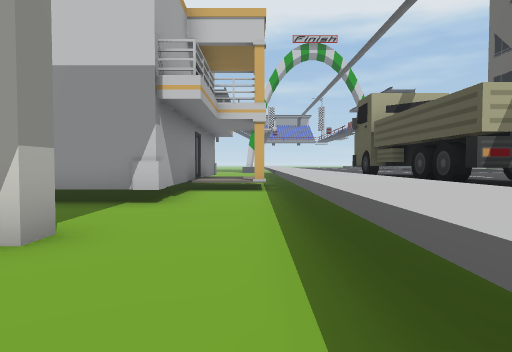
View 1 (above)

12 first-person views from a walk through a scene from a Unity 3-D project. The camera is 1.4 m above the floor, tilts 2° down and sees 75° across. The floor is counted in squares, 2 m on a side. Each view is taken from the middle of a square. On the plan, view 1 faces up. The plan holds only what a view shows up to about 10 squares ahead; the rest is blank. The place goes on beyond the plan. The player character is not drawn. Some animated figures are left out.

View 2
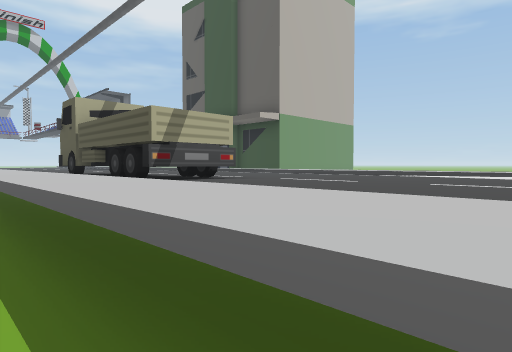

View 3
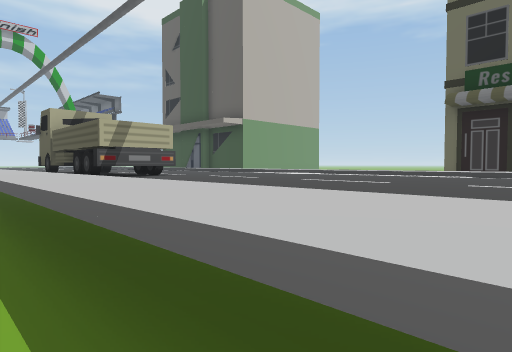

View 4
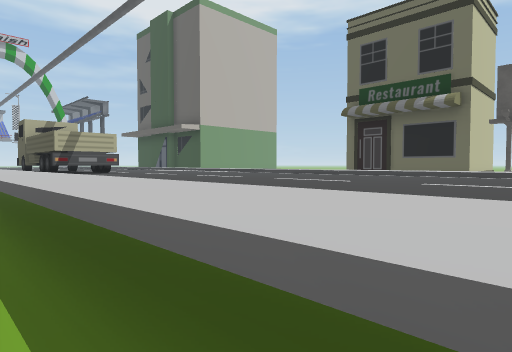

View 5
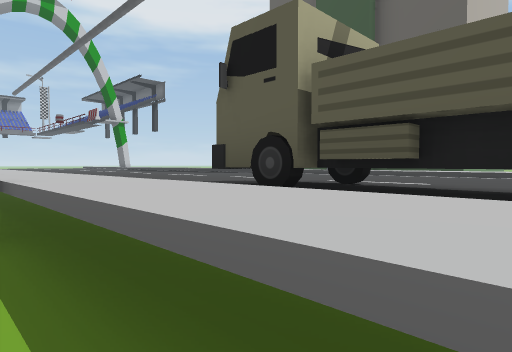

View 6
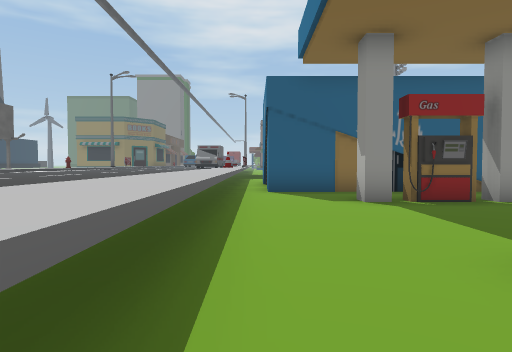

View 7
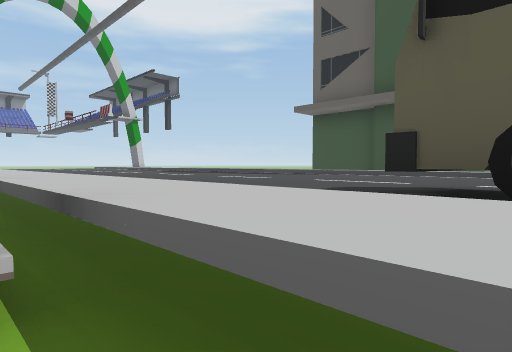

View 8
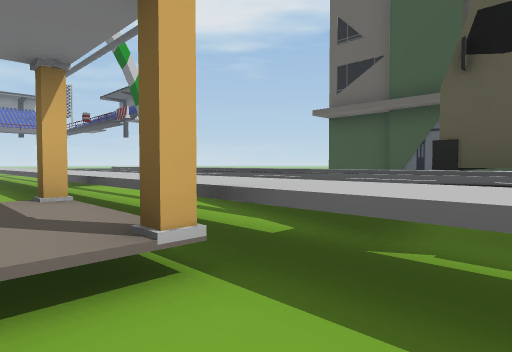

View 9
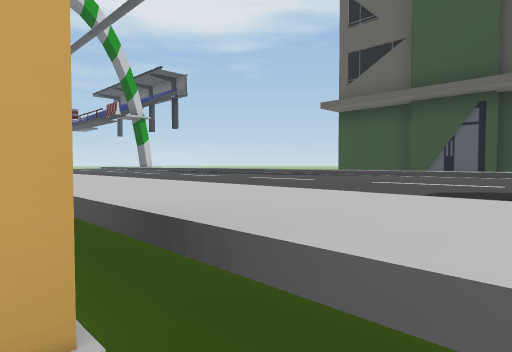

View 10
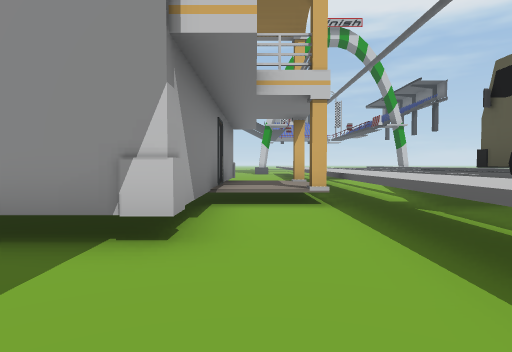

View 11
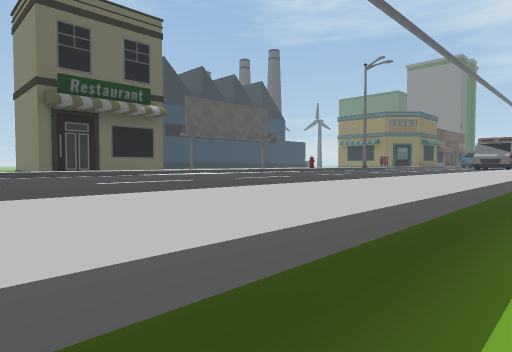

View 12
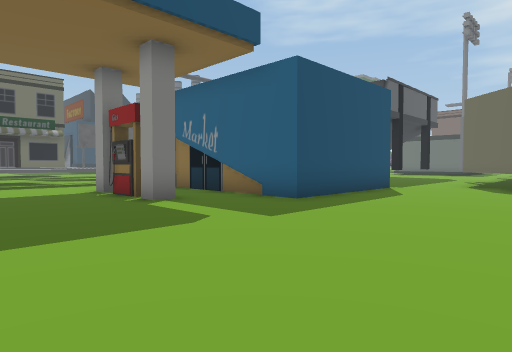

### Floor plan
Key: @ floor where view 1 was taken; # wall or solid block; x gap in a wall; . floor; ^ raised ledge; T truck; B building; O other object.
Columns run from 11 left of view 1 to 12 right of it. Each row starts with its distance up from view 1.
 10          #^^^^^^^^^^BB
  9          #^.^^^^^^^^ B
  8          #..^TTT^^^^ BBB
  7          #..^TTT^^^^
  6        ###..^TT^^^^^
  5         ....^TTT^^^
  4         ....^TT#^^^
  3         #...^^T^^^^^
  2 .....   ....^^^^^^^^
  1 ............^^^^^^^^
  0 ...........@^^O^^^^^  BB
 -1 ......#xx...^^O^^^^^ B
 -2 ............^^O^^^^^ B
 -3  ...........^^^^^^^^ BBB
 -4  ....######.^^^^^^^^ B
 -5  ....#     .^^^^^^^^
 -6  ....#     .^^^^^
 -7  ....#      ^ ^^
 -8  ....#        ^
 -9  ##.
-10   #

Where each view was taken, in squares from view 1:
view 1: 0 up, 0 right, facing up
view 2: 1 down, 0 right, facing up-right
view 3: 3 down, 0 right, facing up-right
view 4: 6 down, 0 right, facing up-right
view 5: 5 up, 0 right, facing up-right
view 6: 5 up, 0 right, facing down
view 7: 7 up, 0 right, facing up-right
view 8: 7 up, 1 left, facing up-right
view 9: 8 up, 0 right, facing up-right
view 10: 3 up, 1 left, facing up
view 11: 2 up, 0 right, facing down-right
view 12: 2 up, 11 left, facing down-right
